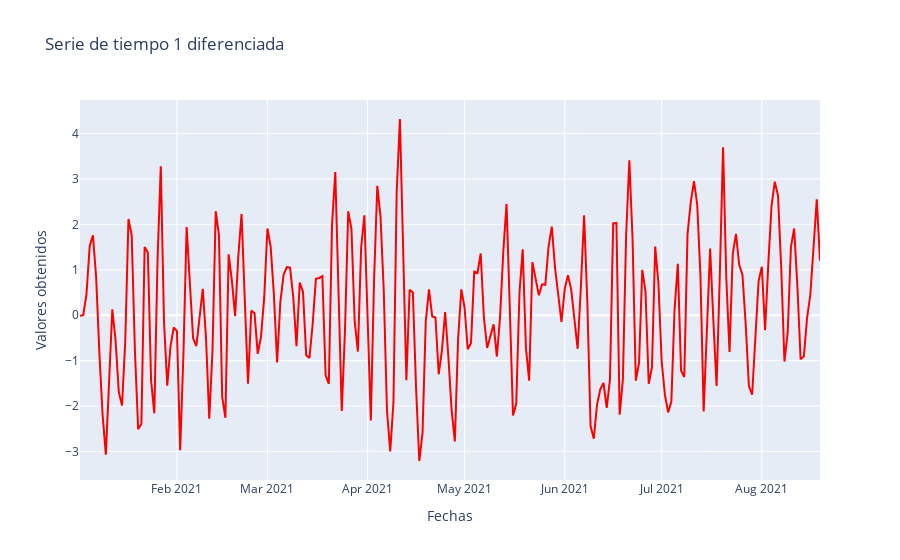

Notebook cell for this chart:
### Markdown cell above
A continuación se ve las serie junto en la parte inferior con las repectivas ACF y PACF obtenidas:

### Code cell
serie_1_diferenciado=pd.DataFrame(serie_1.valor.diff().dropna())
fig = go.Figure(data=go.Scatter(x=serie_1_diferenciado.index, y=serie_1_diferenciado["valor"], mode='lines',
                                marker=dict(color='red')))
fig.update_layout(title='Serie de tiempo 1 diferenciada', xaxis_title='Fechas', yaxis_title='Valores obtenidos')
fig.show()
Boton_auxiliar("grafic1")

### Figure 1 — Plotly figure (JSON) as saved in the notebook; plotly's stock layout.template omitted (floating-point values rounded to 4 significant figures; data arrays with more than 128 entries replaced by an {"elided": "..."} marker saying what was removed)
{"data": [{"marker": {"color": "red"}, "mode": "lines", "type": "scatter", "x": {"elided": "230 str values"}, "y": {"elided": "230 float values"}}], "layout": {"title": {"text": "Serie de tiempo 1 diferenciada"}, "xaxis": {"title": {"text": "Fechas"}}, "yaxis": {"title": {"text": "Valores obtenidos"}}}}
